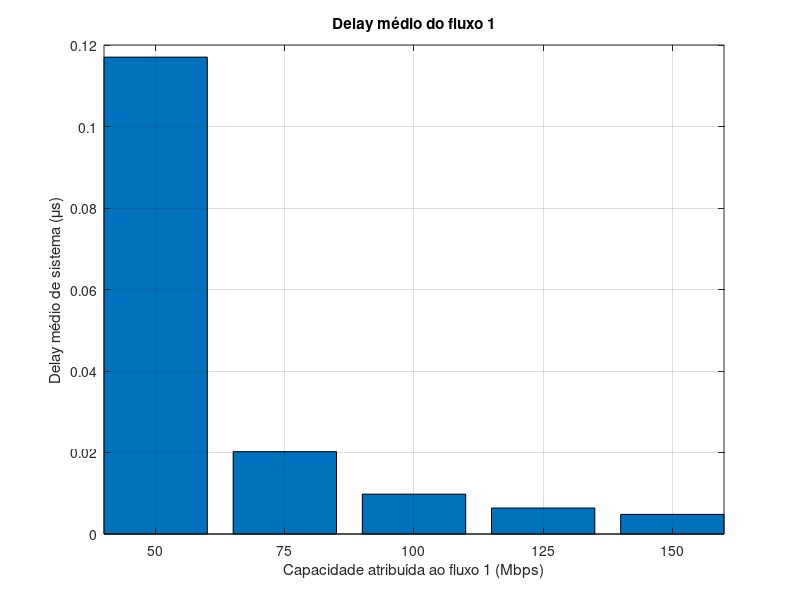

The MATLAB script that drew this image:
% considera uma ligação
% ponto a ponto ideal de um router para outro com uma capacidade de C Gbps
% para comunicação IP
% há uma fila muito grande no porto de output da ligação
% a ligação tem um delay de propagação de 1 microsegundo

% a ligação suporta 2 fluxos de pacotes IP
% os tamanhos dos pacotes do fluxo 1 variam entre 64 e 200 bytes
% os tamanhos dos pacotes do fluxo 2 variam entre 100 e 1500 bytes
% processo de poisson com frequencia x para o fluxo 1 e y para o fluxo 2

% considera que x = 4*10^4 pps
% y = 1.4*10^5 pps
% C = 1 Gbps

%% 7.a
% considera a variavel aleatoria S que representa o tempo de transmissão
% agregado dos dois fluxos de IP
% determina a media E[S] e o segundo momento E[S^2]

x = 4e4;
y = 1.4e5;
C = 1e9;

L1 = 64:200;
L2 = 100:1500;

p1 = x / (x + y);
p2 = y / (x + y);

E_L  = p1 * mean(L1) + p2 * mean(L2);
E_L2 = p1 * mean(L1.^2) + p2 * mean(L2.^2);

E_S  = 8 * E_L / C
E_S2 = (8 / C)^2 * E_L2

%% 7.b
% determina o delay de sistema medio de um pacote no fluxo 1 quando ambos
% os fluxos estão estatisticamente multiplexados na ligação

lambda = x + y;
rho = lambda * E_S;

Wq = lambda * E_S2 / (2 * (1 - rho));
E_S1 = 8 * mean(L1) / C;
D1 = Wq + E_S1 + 1e-6

D1_us = D1 * 1e6

%% 7.c
% determina o delay de sistema medio de um pacote do fluxo 1 quando 50 Mbps
% da ligação estão a ser usados no fluxo 1

C1 = 50e6;
ES_queue = mean(L1) * 8 / C1;
rho1_50 = x * ES_queue;
Wq1_50 = (rho1_50 / (1 - rho1_50)) * ES_queue;
transmission_time_wire = mean(L1) * 8 / C;
D1_50 = Wq1_50 + transmission_time_wire + 1e-6;
D1_50_us = D1_50 * 1e6

%% 7.d
% determina o delay de sistema medio de um pacote do fluxo 1 quando 100
% Mbps da ligação estão a ser usados no fluxo 1

C1 = 100e6;
ES_queue = mean(L1) * 8 / C1;
rho1_50 = x * ES_queue;
Wq1_50 = (rho1_50 / (1 - rho1_50)) * ES_queue;
transmission_time_wire = mean(L1) * 8 / C;
D1_50 = Wq1_50 + transmission_time_wire + 1e-6;
D1_50_us = D1_50 * 1e6

%% 7.e
% desenha um grafico com o delay de sistema medio de um pacote do fluxo 1
% quando são nele utilizados 50, 75, 100, 125 e 150 Mbps

C1_values = (50:25:150) * 1e6;
ES_queue = mean(L1) * 8 ./ C1_values;
rho1 = x .* ES_queue;
Wq1 = rho1 ./ (1 - rho1) .* ES_queue;
D1_values = (Wq1 + mean(L1) * 8 / C + 1e-6) * 1e6;

figure;
bar(C1_values / 1e6, D1_values/1000);
xlabel('Capacidade atribuída ao fluxo 1 (Mbps)');
ylabel('Delay médio de sistema (\mus)');
title('Delay médio do fluxo 1');
grid on;
